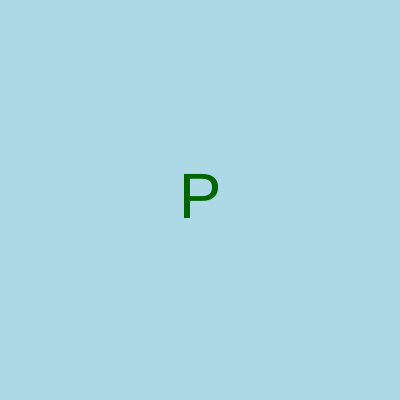
Frame 1 (no input)
Frame 60 (no input): identical to frame 1, image omitted
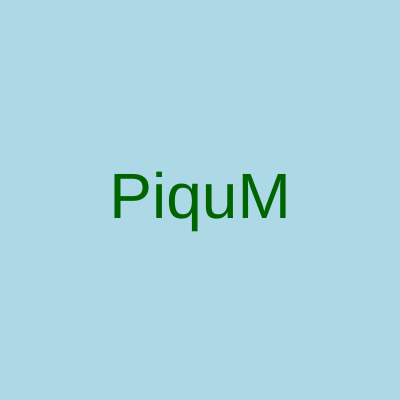
Frame 120 (the mouse pressed at the canvas centre since frame 60)

The p5.js sketch that drew these frames (run headless with seeded random() and noise() and a simulated clock; from frame 60 on, the mouse is pressed at the canvas centre):

// p5.js sketch
// ── sketch.js
let palavra;

function setup() { // configurações
  createCanvas(400, 400); // cria tela
  
  
  let palavras = ["Me da 10 plis", "Te amo deus", "PiquMaria"]; //palavras escolhidas
  
  palavra = random(palavras); // configura para alearoriedade das palavras
}

function inicializaCores() {
  
  background("lightblue"); //fundo cor azul
  fill("darkgreen"); // cor das palavras
  textSize(64); // tamanho da palavra
  textAlign(CENTER, CENTER); // deixar texto alinhado
}

function draw() {
  
  inicializaCores()

  
  
  let maximo = width;
  let minimo = 0;
  // mouseX, 0, width ==> 0, palavra.length // comprimento da palavra
  
  let quantidade = map(mouseX, 0, width, 1, palavra.length);
  //console.log(quantidade);
  let parcial = palavra.substring(0, quantidade);
  text(parcial, 200, 200);
  
}
